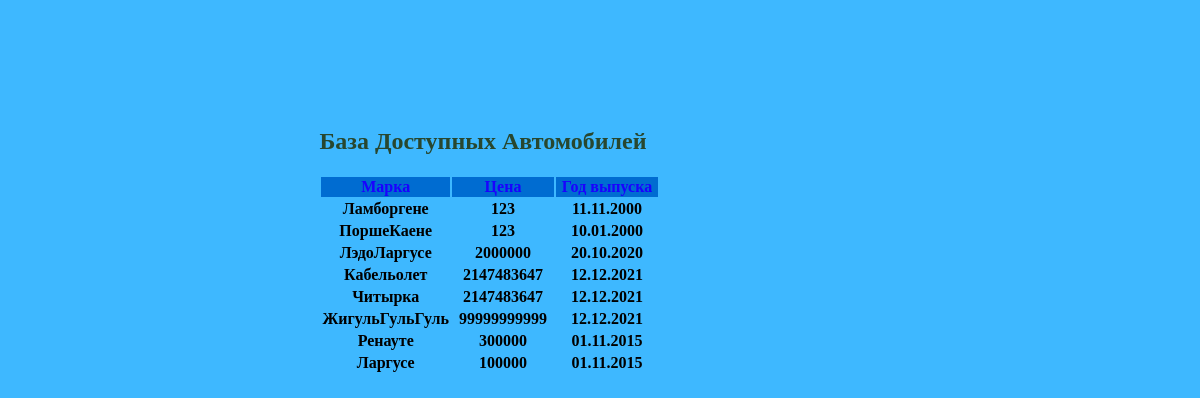
Screenshot of /car/index.php with the database file from the repository.
### tables this page shows
CREATE TABLE `car` (
  `id_car` int(11) NOT NULL,
  `brand` varchar(64) NOT NULL,
  `release_date` varchar(10) NOT NULL,
  `car_cost` bigint(12) UNSIGNED NOT NULL,
  `car_display` tinyint(1) DEFAULT 1
);

### car/index.php (the view, shortened to what this page needs)
<!doctype html>
<html lang="en">
<link rel="stylesheet" href="add_car.css" type="text/css"/>
<head>
</head>
<body>
    <div class="table">
        <h2>База Доступных Автомобилей</h2>
        <table>
            <tr><th class="name_car">Марка</th><th class="name_car">Цена</th><th class="name_car">Год выпуска</th></tr>
            <?php
                require_once("bdconnect.php");
                $mysqli->set_charset('utf8');
                $result_set = $mysqli->query("SELECT * FROM `car`");
                while ($row = $result_set->fetch_assoc())
                {
                    echo '<tr><th>' . $row['brand'] . '</th><th>' . $row['car_cost'] . '</th><th>' . $row['release_date'] . '</th></tr>';
                }
            ?>
        </table>
    </div>
</body>

### car/add_car.css (style rules this page uses)
body { background-color: rgb(62, 184, 255); }
.table { position: absolute; float: right; right: 45%; margin-top: 100px; }
.name_car { color:rgb(26, 1, 255); width: 100px; background-color: rgb(0, 108, 209); }
h2 { color:rgb(40, 71, 47); }

### rows the page displays
car: brand "Ламборгене", car_cost "123", release_date "11.11.2000"
car: brand "ПоршеКаене", car_cost "123", release_date "10.01.2000"
car: brand "ЛэдоЛаргусе", car_cost "2000000", release_date "20.10.2020"
car: brand "Кабельолет", car_cost "2147483647", release_date "12.12.2021"
car: brand "Читырка", car_cost "2147483647", release_date "12.12.2021"
car: brand "ЖигульГульГуль", car_cost "99999999999", release_date "12.12.2021"
car: brand "Ренауте", car_cost "300000", release_date "01.11.2015"
car: brand "Ларгусе", car_cost "100000", release_date "01.11.2015"
